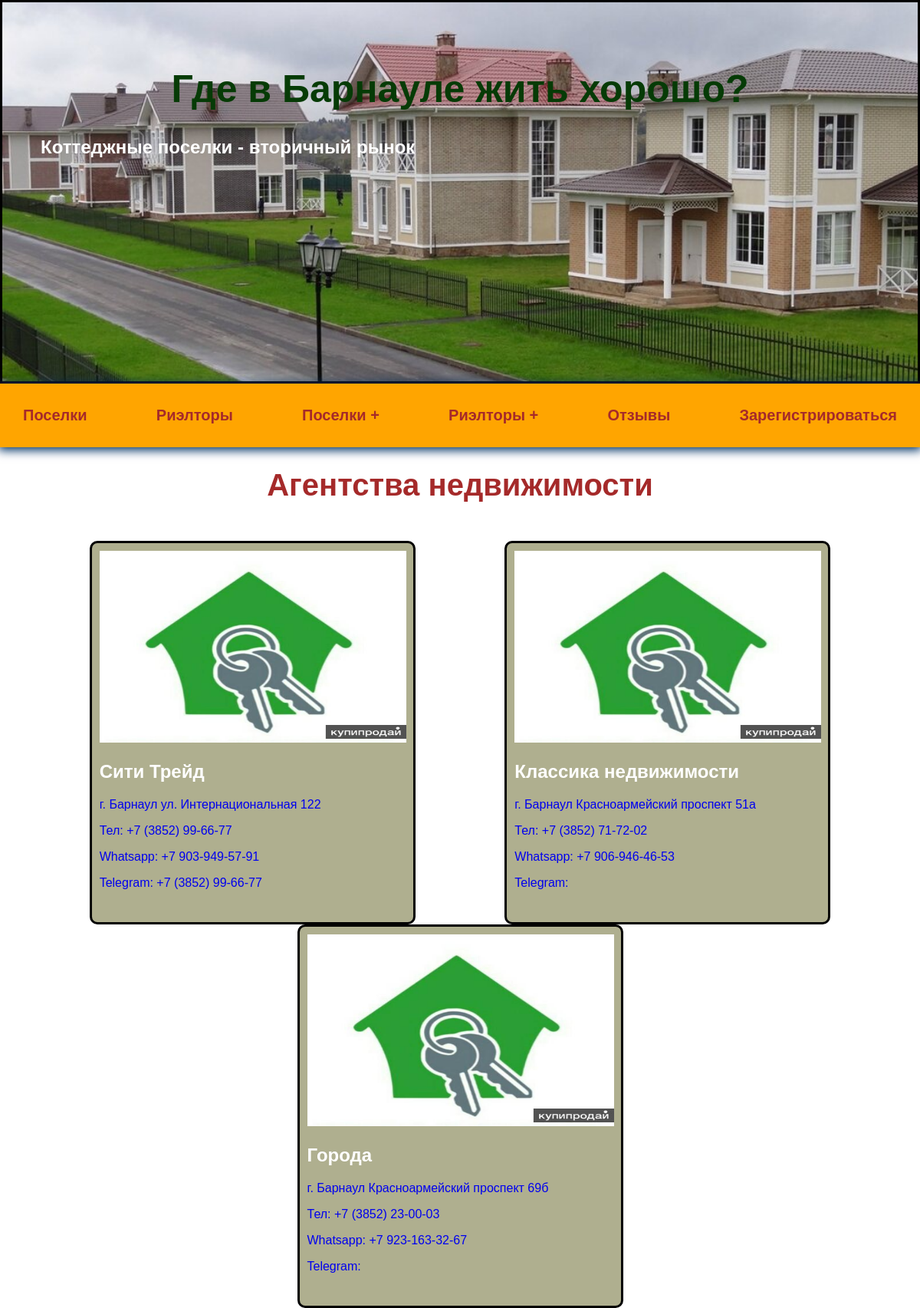
/realtors/, run on the app's committed database.
### realtors/models.py (models this page shows, shortened)
class Realtor(models.Model):
    title = models.CharField(max_length=100)
    office_adress = models.CharField(max_length=200)
    description = models.TextField(blank=True)
    featured_image = models.ImageField(upload_to="realtors", blank=True, default="default.jpg")
    experience = models.IntegerField(default=0)
    contacts = models.CharField(max_length=200, blank=True)
    website = models.CharField(max_length=400, blank=True)
    whatsapp = models.CharField(max_length=100, blank=True)
    telegram = models.CharField(max_length=100, blank=True)

### realtors/views.py (the view)
# urls.py: path('realtors/', include('realtors.urls')),
def realtors(request):
    rl = Realtor.objects.all()
    context = {
        "realtors": rl
    }
    return render(request, 'realtors/realtors.html', context)

### realtors/templates/realtors/realtors.html
{% extends 'villages/base.html' %}
{% block content %}
<h1>Агентства недвижимости</h1>
<div class="cards1">
    {% for realtor in realtors %}
    <div class="card1">
    <a href="{% url 'realtor' realtor.id %}" class="realtor">
        <img class="image_card" src="{{ realtor.featured_image.url }}" alt="image_card">
        <h2>
            {{ realtor.title }}
        </h2>
        <p>{{ realtor.office_adress }}</p>
        <p>Тел: {{ realtor.contacts }}</p>
        <p>Whatsapp: {{ realtor.whatsapp }}</p>
        <p>Telegram: {{ realtor.telegram }}</p>
    </a>
    </div>
    {% endfor %}
</div>
{% endblock %}

### realtors/static/css/style.css (style rules this page uses)
body { padding: 0; margin: 0; font-family: Arial, Helvetica, sans-serif; }
h1 { text-align: center; font-size: 40px; color: brown; }
h2 { color: white; }
a { text-decoration: none; }
.cards1 { width: 100%; margin-top: 50px; display: flex; flex-wrap: wrap; justify-content: space-evenly; }
.card1 { width: 425px; height: 500px; padding: 10px; border: 3px solid black; border-radius: 10px; background-color: rgb(175, 175, 143); box-sizing: border-box; }
.image_card { width: 400px; height: 250px; }

### data on the page
Realtor: featured_image (placeholder picture), title "Сити Трейд", office_adress "г. Барнаул ул. Интернациональная 122", contacts "+7 (3852) 99-66-77", whatsapp "+7 903-949-57-91", telegram "+7 (3852) 99-66-77"
Realtor: featured_image (placeholder picture), title "Классика недвижимости", office_adress "г. Барнаул Красноармейский проспект 51а", contacts "+7 (3852) 71-72-02", whatsapp "+7 906-946-46-53"
Realtor: featured_image (placeholder picture), title "Города", office_adress "г. Барнаул Красноармейский проспект 69б", contacts "+7 (3852) 23-00-03", whatsapp "+7 923-163-32-67"
